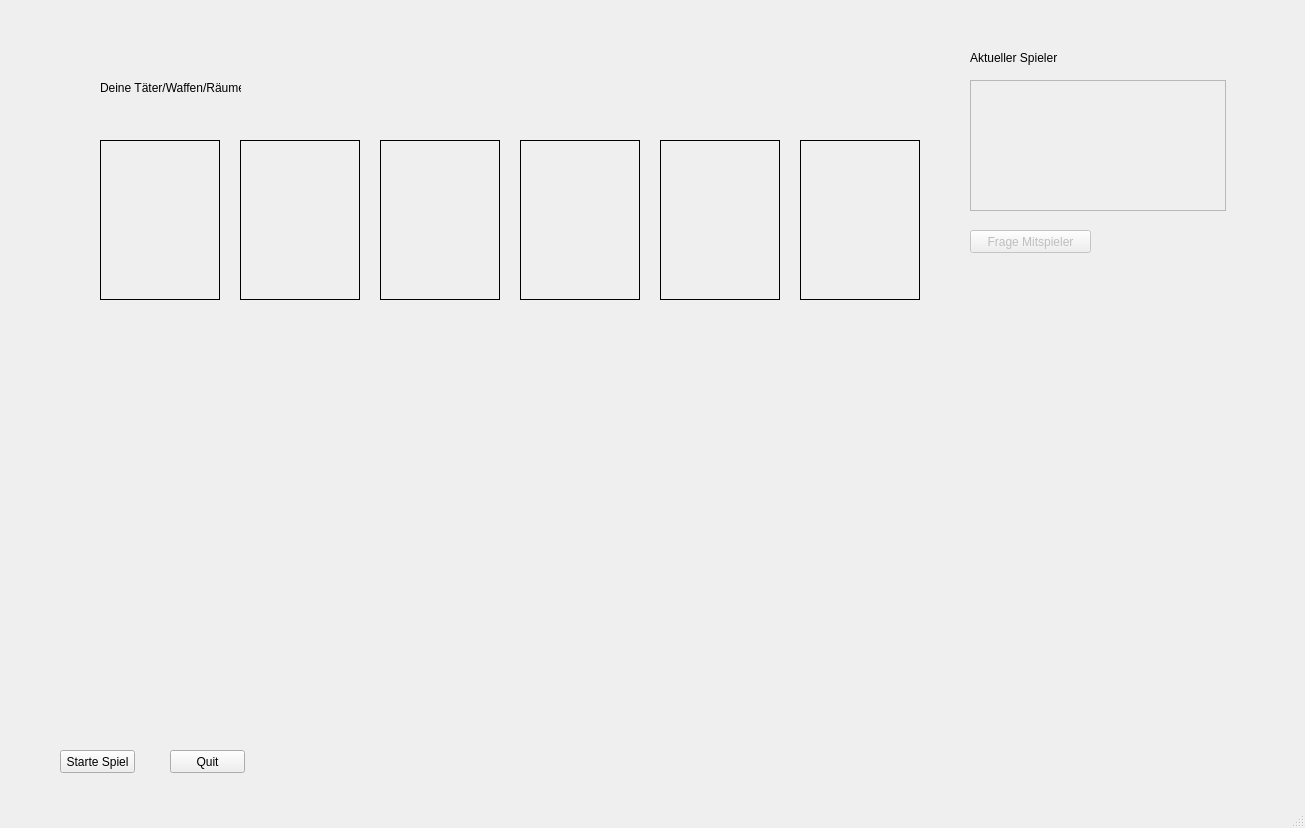
<?xml version="1.0" encoding="UTF-8"?>
<ui version="4.0">
 <class>windowCluedo</class>
 <widget class="QMainWindow" name="windowCluedo">
  <property name="geometry">
   <rect>
    <x>0</x>
    <y>0</y>
    <width>1305</width>
    <height>828</height>
   </rect>
  </property>
  <property name="windowTitle">
   <string>Cluedo</string>
  </property>
  <widget class="QWidget" name="centralwidget">
   <widget class="QWidget" name="selectionObjectWidget" native="true">
    <property name="geometry">
     <rect>
      <x>60</x>
      <y>50</y>
      <width>891</width>
      <height>681</height>
     </rect>
    </property>
    <widget class="QLabel" name="labelCluedoObjects">
     <property name="geometry">
      <rect>
       <x>40</x>
       <y>30</y>
       <width>141</width>
       <height>16</height>
      </rect>
     </property>
     <property name="text">
      <string>Deine Täter/Waffen/Räume</string>
     </property>
    </widget>
    <widget class="QLabel" name="imageCluedoObject5">
     <property name="geometry">
      <rect>
       <x>600</x>
       <y>90</y>
       <width>120</width>
       <height>160</height>
      </rect>
     </property>
     <property name="frameShape">
      <enum>QFrame::Box</enum>
     </property>
     <property name="text">
      <string/>
     </property>
     <property name="scaledContents">
      <bool>true</bool>
     </property>
    </widget>
    <widget class="QLabel" name="imageCluedoObject1">
     <property name="geometry">
      <rect>
       <x>40</x>
       <y>90</y>
       <width>120</width>
       <height>160</height>
      </rect>
     </property>
     <property name="frameShape">
      <enum>QFrame::Box</enum>
     </property>
     <property name="text">
      <string/>
     </property>
     <property name="scaledContents">
      <bool>true</bool>
     </property>
    </widget>
    <widget class="QLabel" name="imageCluedoObject2">
     <property name="geometry">
      <rect>
       <x>180</x>
       <y>90</y>
       <width>120</width>
       <height>160</height>
      </rect>
     </property>
     <property name="frameShape">
      <enum>QFrame::Box</enum>
     </property>
     <property name="text">
      <string/>
     </property>
     <property name="scaledContents">
      <bool>true</bool>
     </property>
    </widget>
    <widget class="QLabel" name="imageCluedoObject3">
     <property name="geometry">
      <rect>
       <x>320</x>
       <y>90</y>
       <width>120</width>
       <height>160</height>
      </rect>
     </property>
     <property name="frameShape">
      <enum>QFrame::Box</enum>
     </property>
     <property name="text">
      <string/>
     </property>
     <property name="scaledContents">
      <bool>true</bool>
     </property>
    </widget>
    <widget class="QLabel" name="imageCluedoObject4">
     <property name="geometry">
      <rect>
       <x>460</x>
       <y>90</y>
       <width>120</width>
       <height>160</height>
      </rect>
     </property>
     <property name="frameShape">
      <enum>QFrame::Box</enum>
     </property>
     <property name="text">
      <string/>
     </property>
     <property name="scaledContents">
      <bool>true</bool>
     </property>
    </widget>
    <widget class="QLabel" name="imageCluedoObject6">
     <property name="geometry">
      <rect>
       <x>740</x>
       <y>90</y>
       <width>120</width>
       <height>160</height>
      </rect>
     </property>
     <property name="frameShape">
      <enum>QFrame::Box</enum>
     </property>
     <property name="text">
      <string/>
     </property>
     <property name="scaledContents">
      <bool>true</bool>
     </property>
    </widget>
    <widget class="QLabel" name="labelCluedoObject2">
     <property name="geometry">
      <rect>
       <x>180</x>
       <y>60</y>
       <width>111</width>
       <height>16</height>
      </rect>
     </property>
     <property name="text">
      <string/>
     </property>
    </widget>
    <widget class="QLabel" name="labelCluedoObject6">
     <property name="geometry">
      <rect>
       <x>740</x>
       <y>60</y>
       <width>111</width>
       <height>13</height>
      </rect>
     </property>
     <property name="text">
      <string/>
     </property>
    </widget>
    <widget class="QLabel" name="labelCluedoObject5">
     <property name="geometry">
      <rect>
       <x>600</x>
       <y>60</y>
       <width>111</width>
       <height>13</height>
      </rect>
     </property>
     <property name="text">
      <string/>
     </property>
    </widget>
    <widget class="QLabel" name="labelCluedoObject1">
     <property name="geometry">
      <rect>
       <x>40</x>
       <y>60</y>
       <width>111</width>
       <height>16</height>
      </rect>
     </property>
     <property name="text">
      <string/>
     </property>
    </widget>
    <widget class="QLabel" name="labelCluedoObject3">
     <property name="geometry">
      <rect>
       <x>320</x>
       <y>60</y>
       <width>111</width>
       <height>13</height>
      </rect>
     </property>
     <property name="text">
      <string/>
     </property>
    </widget>
    <widget class="QLabel" name="labelCluedoObject4">
     <property name="geometry">
      <rect>
       <x>460</x>
       <y>60</y>
       <width>111</width>
       <height>13</height>
      </rect>
     </property>
     <property name="text">
      <string/>
     </property>
    </widget>
   </widget>
   <widget class="QPushButton" name="quitButton">
    <property name="geometry">
     <rect>
      <x>170</x>
      <y>750</y>
      <width>75</width>
      <height>23</height>
     </rect>
    </property>
    <property name="text">
     <string>Quit</string>
    </property>
   </widget>
   <widget class="QListWidget" name="listPlayers">
    <property name="enabled">
     <bool>false</bool>
    </property>
    <property name="geometry">
     <rect>
      <x>970</x>
      <y>80</y>
      <width>256</width>
      <height>131</height>
     </rect>
    </property>
   </widget>
   <widget class="QPushButton" name="buttonAskPlayers">
    <property name="enabled">
     <bool>false</bool>
    </property>
    <property name="geometry">
     <rect>
      <x>970</x>
      <y>230</y>
      <width>121</width>
      <height>23</height>
     </rect>
    </property>
    <property name="text">
     <string>Frage Mitspieler</string>
    </property>
   </widget>
   <widget class="QPushButton" name="buttonStartGame">
    <property name="geometry">
     <rect>
      <x>60</x>
      <y>750</y>
      <width>75</width>
      <height>23</height>
     </rect>
    </property>
    <property name="text">
     <string>Starte Spiel</string>
    </property>
   </widget>
   <widget class="QLabel" name="labelCurrentPlayer">
    <property name="geometry">
     <rect>
      <x>970</x>
      <y>50</y>
      <width>111</width>
      <height>16</height>
     </rect>
    </property>
    <property name="text">
     <string>Aktueller Spieler</string>
    </property>
   </widget>
  </widget>
  <widget class="QMenuBar" name="menubar">
   <property name="geometry">
    <rect>
     <x>0</x>
     <y>0</y>
     <width>1305</width>
     <height>21</height>
    </rect>
   </property>
  </widget>
  <widget class="QStatusBar" name="statusbar"/>
 </widget>
 <resources/>
 <connections/>
</ui>
